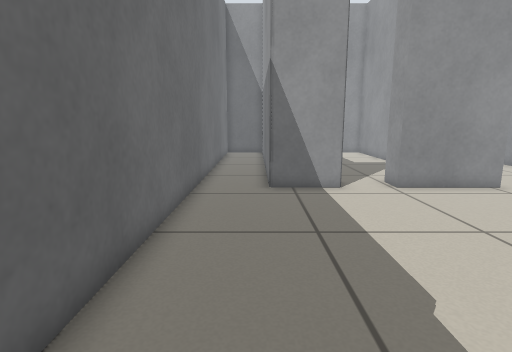
view 1 (above)

19 first-person views from a walk through a Stage world. The camera is 0.65 m above the floor, tilts 10° down and sees 80° across. Floor lines are 1 m apart. The floor is counted in squares, 0.25 m on a side. Each view is taken from the middle of a square. On the plan, view 1 faces up. The plan holds only what a view shows up to about 19 squares ahead; the rest is blank. The robots in the file are not drawn.

view 2
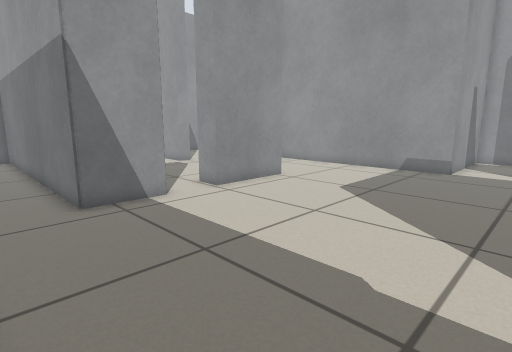

view 3
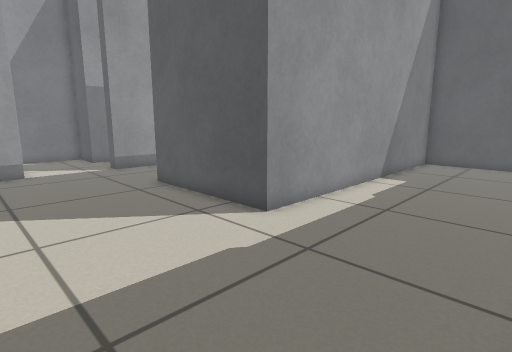

view 4
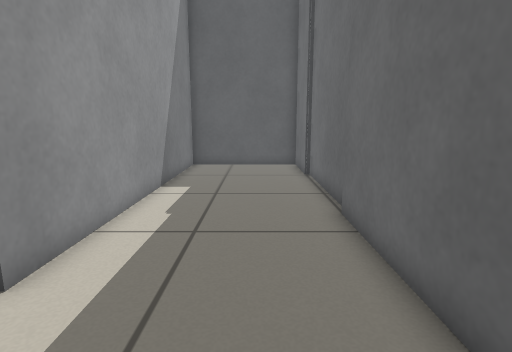

view 5
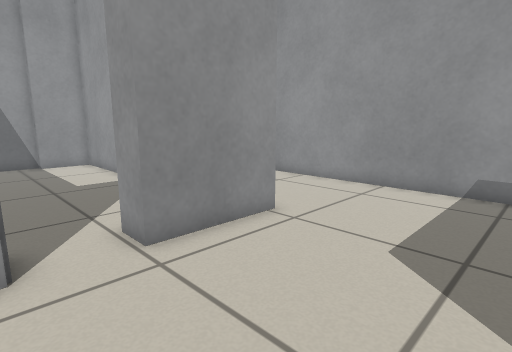

view 6
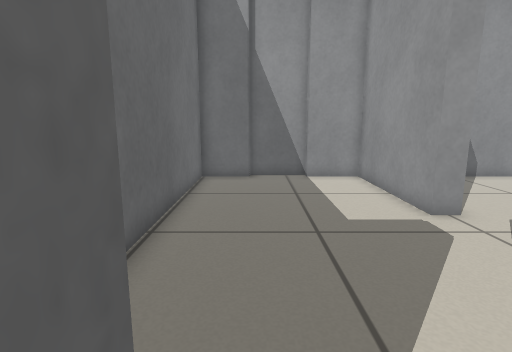

view 7
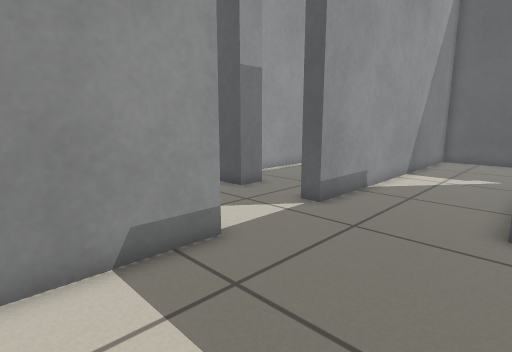

view 8
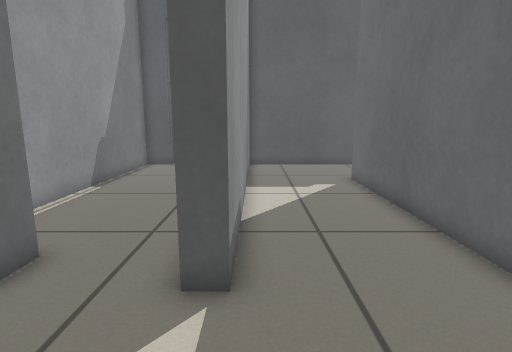

view 9
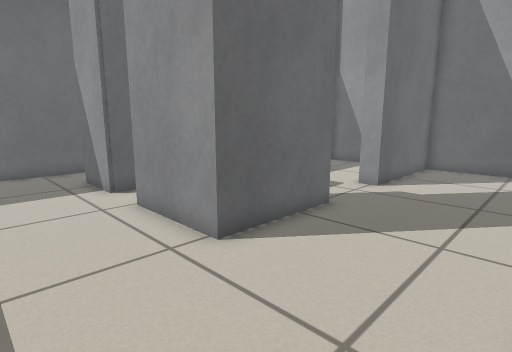

view 10
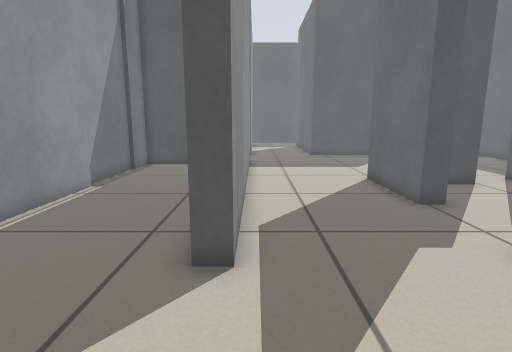

view 11
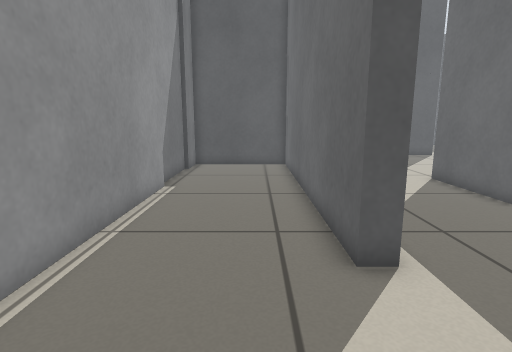

view 12
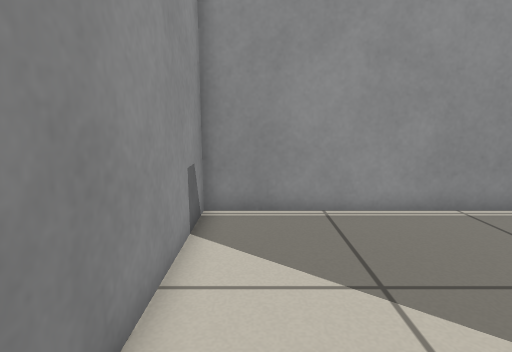

view 13
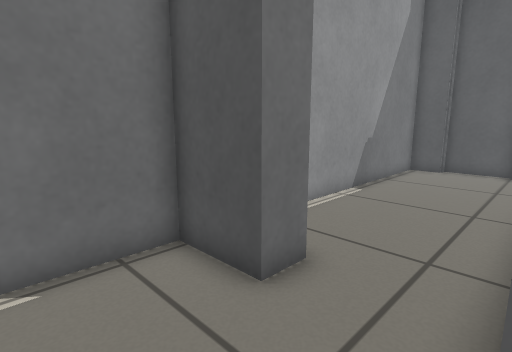

view 14
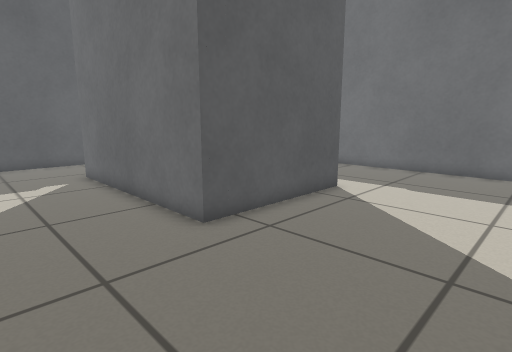

view 15
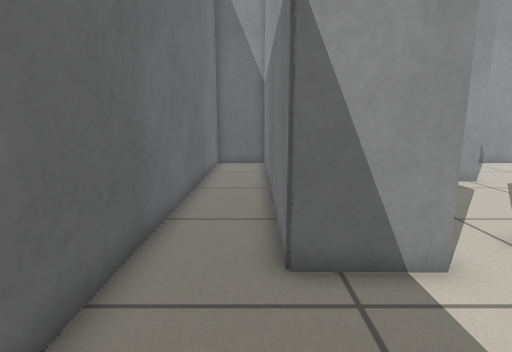

view 16
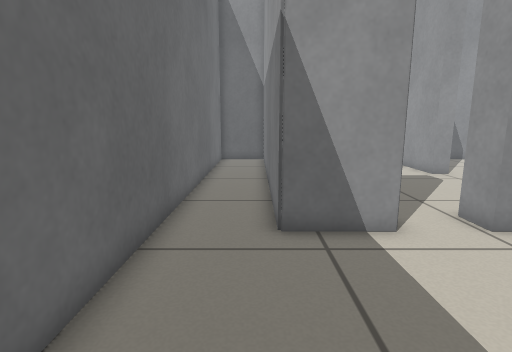

view 17
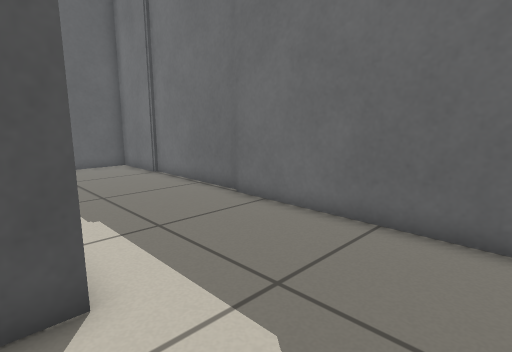

view 18
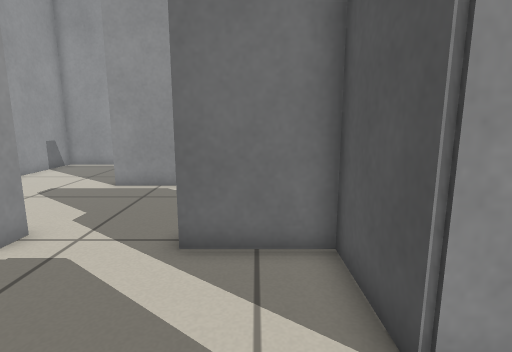

view 19
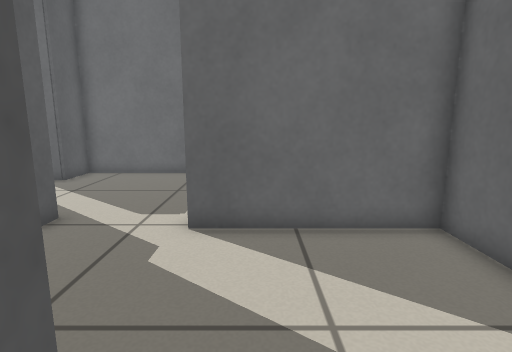

### Floor plan
Points are (right, up) in squares from view 1. A wall is a line through its corners. A room is listed if a view was taken in it or the views show most of it. See-through windows are left out.
Room 1 (views 1, 2, 3, 4, 5, 6, 7, 8, 9, 10, 12, 14, 15, 16, 17, 18)
walls: (5.7, 12) (5.7, 13.4) (9, 13.4) (9, 16.6) (9.8, 16.6) (9.8, 12) (5.7, 12); (15.4, 5.7) (15.4, 20.8); (-2.7, -2.8) (-2.7, -9.1); (3.7, 26.6) (1.4, 26.6) (1.4, 13.4) (3.4, 13.4) (3.4, 12) (0.5, 12) (0.5, 26.6) (-2.5, 26.6) (-2.5, -2.6); (6.4, 26.9) (3.7, 26.9); (-2.5, -9) (-2.5, -12.8) (3.9, -12.8) (3.9, 1.6) (10.6, 1.6) (10.6, -8); (15.6, 26.6) (9.8, 26.6) (9.8, 20.3) (9, 20.3) (9, 26.6) (6.4, 26.6); (9, -12.8) (15.4, -12.8) (15.4, 1.6)
ways out: opening at (16, 23.5) to room 2; opening at (16, 3.5) to room 3; opening at (10, -10.5)
Room 2 (views 11, 19)
walls: (21.8, 13.6) (21.8, 26.6) (15.6, 26.6); (15.4, 20.8) (16.2, 20.8) (16.2, 7.1) (21.8, 7.1) (21.8, 9.1); (22, 9) (22, 13.4)
ways out: opening at (16, 23.5) to room 1
Room 3 (view 13)
walls: (19.2, 1.6) (21.8, 1.6) (21.8, 5.7) (15.4, 5.7); (15.4, 1.6) (16.2, 1.6)
ways out: opening at (16, 3.5) to room 1; opening at (18, 1) to room 4
Room 4 (no view inside)
walls: (19.2, 0.4) (19.2, 1.6); (20.2, -12.8) (21.8, -12.8) (21.8, -2.1); (17.5, -13.3) (20.2, -13.3)
ways out: opening at (18, 1) to room 3

Positions as (right, up) in squares from view 1, and headings:
1: (0, 0), facing up
2: (-2, 2), facing up-right
3: (-2, 8), facing down-right
4: (0, 6), facing down
5: (3, 6), facing up-right
6: (4, 12), facing up
7: (10, 10), facing down-right
8: (15, 6), facing down
9: (15, 8), facing up-left
10: (15, 26), facing down
11: (18, 26), facing down
12: (13, 25), facing right
13: (16, 5), facing down-right
14: (15, 8), facing down-left
15: (0, 7), facing up
16: (0, 5), facing up
17: (5, 6), facing down-left
18: (3, 15), facing right
19: (17, 22), facing left
